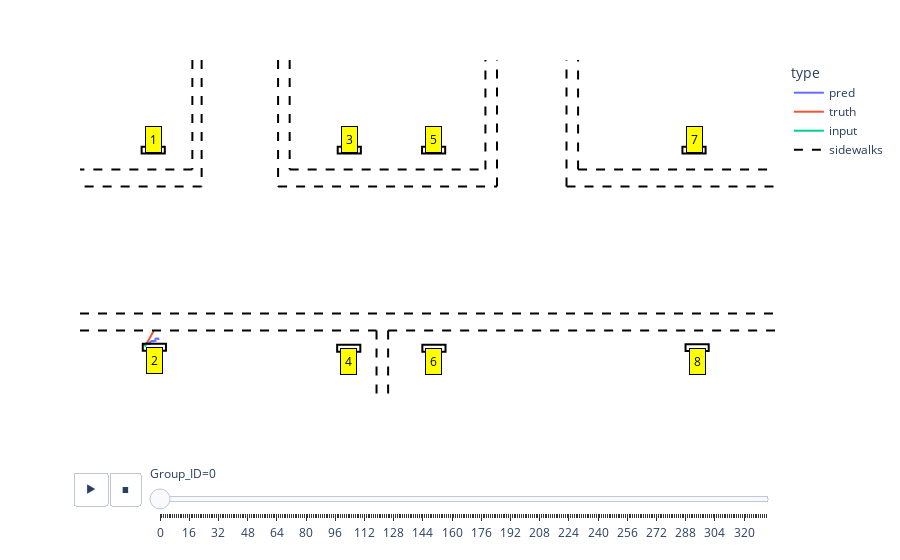

This figure's notebook cell:
### Code cell
plt = px.line(df, x="X", y="Y", animation_frame="Group_ID", animation_group="type",
                 color="type", hover_name="type",
                 range_x=[0, 15000], range_y=[5000,10000])

plt.update_layout({
    'autosize': True,
    'plot_bgcolor': 'rgba(255, 255, 255, 100)',  # Makes plot background transparent
    'paper_bgcolor': 'rgba(255, 255, 255, 100)', # Makes the entire figure background transparent
    'xaxis': {'showgrid': False},        # Hides the x-axis grid lines
    'yaxis': {'showgrid': False}         # Hides the y-axis grid lines
})
plt.update_xaxes(title_text='', showticklabels=False, visible=False)  # Hides the entire x-axis
plt.update_yaxes(title_text='', showticklabels=False, visible=False)  # Hides the entire y-axis

# Adjust animation duration and frame duration
plt.layout.updatemenus[0].buttons[0].args[1]['frame']['duration'] = 500
plt.layout.updatemenus[0].buttons[0].args[1]['transition']['duration'] = 100


# Function to add a line to the Plotly figure
def add_sidewalk(fig, x0, y0, x1, y1, showlegend):
    fig.add_shape(type='line',
                  x0=x0, y0=y0, x1=x1, y1=y1,
                  line=dict(color='black', width=2, dash='dash'),
                  name='sidewalks',
                  legendgroup='sidewalks',  # this groups legend entries together
                  showlegend=showlegend)
    return fig


# Adding lines to the figure
for i, (key, v) in enumerate(sidewalks.items()):
    showlegend = True if i == 0 else False
    plt = add_sidewalk(plt, *v, showlegend=showlegend)


def draw_rectangle(fig, center, lx, ly, label):
    cx, cy = center
    x0 = cx - lx / 2
    y0 = cy - ly / 2
    x1 = x0 + lx
    y1 = y0 + ly
    
    # Add rectangle shape
    fig.add_shape(type="rect",
                  x0=x0, y0=y0, x1=x1, y1=y1,
                  line=dict(color="black", width=2),
                  fillcolor="rgba(0,0,0,0)",
                  name=str(label))
    
    # Determine text offset based on the y-coordinate
    dy = -200 if cy <= 8000 else 150
    
    # Add text annotation
    fig.add_annotation(x=cx, y=cy + dy, text=str(label),
                       showarrow=False,
                       bgcolor='yellow',
                       bordercolor='black',
                       borderpad=4,
                       font=dict(color='black'))

    return fig

for k, v in stations.items():
    plt = draw_rectangle(plt, v, 500, 100, k)



plt.show()
